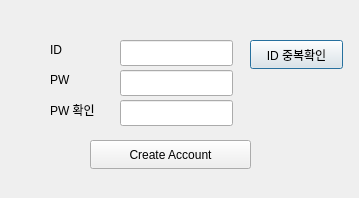
<?xml version="1.0" encoding="UTF-8"?>
<ui version="4.0">
 <class>signupwindow</class>
 <widget class="QDialog" name="signupwindow">
  <property name="geometry">
   <rect>
    <x>0</x>
    <y>0</y>
    <width>359</width>
    <height>198</height>
   </rect>
  </property>
  <property name="windowTitle">
   <string>Dialog</string>
  </property>
  <widget class="QLineEdit" name="lineEdit">
   <property name="geometry">
    <rect>
     <x>120</x>
     <y>40</y>
     <width>113</width>
     <height>26</height>
    </rect>
   </property>
  </widget>
  <widget class="QLineEdit" name="lineEdit_2">
   <property name="geometry">
    <rect>
     <x>120</x>
     <y>70</y>
     <width>113</width>
     <height>26</height>
    </rect>
   </property>
   <property name="echoMode">
    <enum>QLineEdit::Password</enum>
   </property>
  </widget>
  <widget class="QLineEdit" name="lineEdit_3">
   <property name="geometry">
    <rect>
     <x>120</x>
     <y>100</y>
     <width>113</width>
     <height>26</height>
    </rect>
   </property>
   <property name="echoMode">
    <enum>QLineEdit::Password</enum>
   </property>
  </widget>
  <widget class="QLabel" name="label">
   <property name="geometry">
    <rect>
     <x>50</x>
     <y>40</y>
     <width>62</width>
     <height>20</height>
    </rect>
   </property>
   <property name="text">
    <string>ID</string>
   </property>
  </widget>
  <widget class="QLabel" name="label_2">
   <property name="geometry">
    <rect>
     <x>50</x>
     <y>70</y>
     <width>62</width>
     <height>20</height>
    </rect>
   </property>
   <property name="text">
    <string>PW</string>
   </property>
  </widget>
  <widget class="QLabel" name="label_3">
   <property name="geometry">
    <rect>
     <x>50</x>
     <y>100</y>
     <width>62</width>
     <height>20</height>
    </rect>
   </property>
   <property name="text">
    <string>PW 확인</string>
   </property>
  </widget>
  <widget class="QPushButton" name="pushButton">
   <property name="geometry">
    <rect>
     <x>250</x>
     <y>40</y>
     <width>93</width>
     <height>29</height>
    </rect>
   </property>
   <property name="text">
    <string>ID 중복확인</string>
   </property>
  </widget>
  <widget class="QPushButton" name="pushButton_2">
   <property name="geometry">
    <rect>
     <x>90</x>
     <y>140</y>
     <width>161</width>
     <height>29</height>
    </rect>
   </property>
   <property name="text">
    <string>Create Account</string>
   </property>
  </widget>
  <widget class="QLabel" name="label_4">
   <property name="geometry">
    <rect>
     <x>120</x>
     <y>10</y>
     <width>151</width>
     <height>20</height>
    </rect>
   </property>
   <property name="text">
    <string/>
   </property>
  </widget>
  <widget class="QLabel" name="label_5">
   <property name="geometry">
    <rect>
     <x>240</x>
     <y>100</y>
     <width>111</width>
     <height>21</height>
    </rect>
   </property>
   <property name="text">
    <string/>
   </property>
  </widget>
 </widget>
 <resources/>
 <connections/>
</ui>
